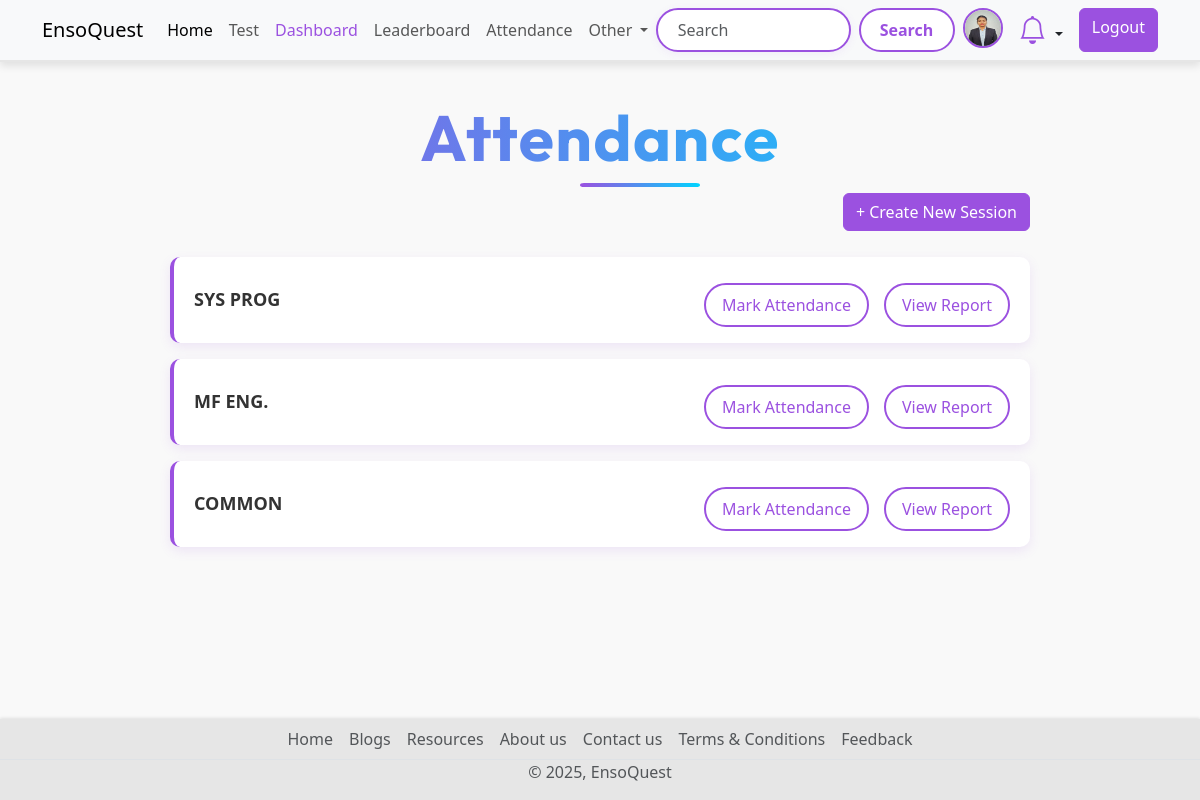
Page /attendance/sessions/ (signed in) on the committed database.
### account/models.py (models this page shows, shortened)
class Profile(models.Model):
    user = models.OneToOneField(User,on_delete=models.CASCADE, null=True,verbose_name='User Object')
    position = models.CharField(max_length=100,blank=True,null=True)
    bio = models.TextField(blank=True,null=True)
    profile_img = models.ImageField(upload_to='profile_image', default='user.png',blank=True,null=True,verbose_name= 'Profile Pic')

### attendance/models.py (models this page shows, shortened)
class Session(models.Model):
    name = models.CharField(max_length=200)
    description = models.TextField(blank=True, null=True)
    date_created = models.DateTimeField(auto_now_add=True)
    trainees = models.ManyToManyField(User, related_name='sessions')

### attendance/views.py (the view)
# urls.py: path('sessions/', views.session_list, name='session_list'),
@login_required
@user_passes_test(is_admin)
def session_list(request):
    sessions = Session.objects.all()
    return render(request, 'session_list.html', {'sessions': sessions})

### attendance/views.py (called while the page is built)
def is_admin(user):
    return user.is_staff  # Or your own logic for admin

### base/context_processors.py (called while the page is built)
def notification_count(request):
    if request.user.is_authenticated:
        unread_count = Notification.objects.filter(user=request.user, is_read=False).count()
        return {'unread_notification_count': unread_count}
    return {}

### Templates/session_list.html
{% extends "index.html" %}
{% load static %}
{% block content %}
<link rel="stylesheet" href="{% static 'css/session_list.css' %}">
<div class="sessions-container">
    <h2 class="title">Attendance</h2>
    {% if user.is_staff %}
        <div class="mb-3 text-end">
        <a href="{% url 'attendance:create_session' %}" class="btn btn-primary">+ Create New Session</a>
        </div>
    {% endif %}
    <div class="session-cards">
        {% for session in sessions %}
            <div class="session-card">
                <span class="session-name">{{ session.name }}</span>
                <div class="session-actions">
                    {% if user.is_staff %}
                        <a href="{% url 'attendance:mark_attendance' session.id %}">Mark Attendance</a>
                        <a href="{% url 'attendance:attendance_report_session' session.id %}">View Report</a>
                    {% else %}
                        <a href="{% url 'attendance:attendance_report_session' session.id %}">View Report</a>
                    {% endif %}
                </div>
            </div>
        {% empty %}
            <p class="no-sessions">No sessions available.</p>
        {% endfor %}
    </div>
</div>
{% endblock %}

### Templates/components/navbar.html (shortened to what this page needs)
<nav class="navbar navbar-expand-lg bg-body-tertiary d-none d-lg-block">
  <div class="container">
    <a class="navbar-brand" href="{% url 'home' %}">EnsoQuest</a>
    <div class="collapse navbar-collapse" id="navbarSupportedContent">
      <ul class="navbar-nav me-auto mb-2 mb-lg-0">
        <li class="nav-item">
          <a class="nav-link active" aria-current="page" href="{% url 'home' %}">Home</a>
        </li>
        <li class="nav-item">
          <a class="nav-link" href="{% url 'all_quiz' %}">Test</a>
        </li>
        {% if request.user.is_superuser %}
          <li class="nav-item">
            <a class="nav-link" href="{% url 'dashboard' %}" style="color: #9b51e0 !important;">Dashboard</a>
          </li>
        {% endif %}
        <li class="nav-item">
          <a class="nav-link" href="{% url 'leaderboard' %}">Leaderboard</a>
        </li>
        {% if request.user.is_authenticated %}
          {% if request.user.is_superuser %}
            <li class="nav-item">
              <a class="nav-link" href="{% url 'attendance:session_list' %}">Attendance</a>
            </li>
          {% else %}
            <li class="nav-item">
              <a class="nav-link" href="{% url 'attendance:student_attendance_report' %}">Attendance</a>
            </li>
          {% endif %}
        {% endif %}
        <li class="nav-item dropdown">
          <a class="nav-link dropdown-toggle" href="#" role="button" data-bs-toggle="dropdown" aria-expanded="false">
            Other
          </a>
        </li>
      </ul>
      <form class="d-flex" role="search" action="{% url 'search_users' %}">
        <input class="form-control me-2" type="search" name="q" placeholder="Search" aria-label="Search">
        <button class="btn btn-search" type="submit">Search</button>
        {% if request.user.is_authenticated %}
          <a href="{% url 'profile' request.user.username %}" data-bs-toggle="tooltip" data-bs-placement="bottom" data-bs-title="{{ request.user.username }}" class="mx-2">
            <img src="{{ request.user.profile.profile_img.url }}" class="rounded-circle profile-img-purple" width="40" height="40" alt="profile_img">
          </a>
          <li class="nav-item dropdown list-unstyled mx-2">
            <a class="nav-link dropdown-toggle position-relative" href="#" id="notificationDropdown" data-bs-toggle="dropdown" role="button" aria-expanded="false">
              <i class="bi bi-bell fs-3 bell-purple"></i>
            </a>
          </li>
          <a href="{% url 'logout' %}" class="btn btn-log ms-2">Logout</a>
        {% else %}
          <a href="{% url 'login' %}" class="btn btn-log ms-2">Login</a>
        {% endif %}
      </form>
    </div>
  </div>
</nav>

### static/css/style.css (style rules this page uses)
.title { font-family: 'Outfit', sans-serif; font-size: clamp(2.5rem, 6vw, 4rem); font-weight: 700; background: linear-gradient(90deg, #9b51e0, #00d4ff); -webkit-background-clip: text; background-clip: text; -webkit-text-fill-color: transparent; color: transparent; opacity: 0; animation: fadeInTitle 1.3s ease-in-out forwards; margin: 2rem 0 1rem; line-height: 1.2; text-align: center; letter-spacing: 1.5px; position: relative; }
.title::after { content: ""; position: absolute; left: 50%; transform: translateX(-50%); bottom: -10px; width: 60px; height: 4px; background: linear-gradient(to right, #9b51e0, #00d4ff); border-radius: 999px; opacity: 0; animation: fadeInLine 1.5s ease-in-out forwards 0.8s; margin: 0 10px; }
body { background-color: #f9f9f9; font-family: 'Segoe UI', Tahoma, Geneva, Verdana, sans-serif; padding-top: 60px; padding-bottom: 50px; margin: 0; }
nav.navbar { position: fixed; top: 0; left: 0; right: 0; width: 100%; background-color: rgba(249, 249, 249, 0.8); box-shadow: 0 4px 8px rgba(0, 0, 0, 0.1); border-bottom: 2px solid #e6e6e6; z-index: 9999; }
.form-control[type="search"] { border: 2px solid #9b51e0; border-radius: 999px; padding: 0.5rem 1.2rem; transition: all 0.3s ease; box-shadow: 0 2px 8px rgba(155, 81, 224, 0.08); }
.navbar .btn-search { background-color: #fff; color: #9b51e0; border: 2px solid #9b51e0; border-radius: 999px; padding: 0.4rem 1.2rem; font-weight: 600; transition: all 0.3s ease; }
.navbar .btn-log, .form-inline .btn-log { background-color: #9b51e0; background: #9b51e0; border-color: #9b51e0; color: white; font-weight: 500; }
.bell-purple { color: #9b51e0 !important; }
.profile-img-purple { border: 2px solid #9b51e0; border-radius: 50%; }

### static/css/session_list.css (style rules this page uses)
body { background-color: #f9f9f9; font-family: 'Segoe UI', Tahoma, Geneva, Verdana, sans-serif; }
.title::after { content: ""; position: absolute; left: 50%; transform: translateX(-50%); bottom: -10px; width: 60px; height: 4px; background: linear-gradient(to right, #9b51e0, #00d4ff); border-radius: 999px; opacity: 0; animation: fadeInLine 1.5s ease-in-out forwards 0.8s; margin: 0 10px; }
.sessions-container { max-width: 900px; margin: 40px auto; padding: 0 20px; }
.session-cards { display: flex; flex-direction: column; gap: 16px; }
.session-card { background: #ffffff; padding: 16px 20px; border-radius: 10px; box-shadow: 0 4px 12px rgba(155, 81, 224, 0.12); display: flex; justify-content: space-between; align-items: center; flex-wrap: wrap; border-left: 4px solid #9b51e0; }
.session-name { font-size: 18px; font-weight: 600; color: #333; }
.session-actions { display: flex; gap: 15px; margin-top: 10px; flex-wrap: wrap; }
.session-actions a { text-decoration: none; color: #9b51e0; background-color: #fff; font-weight: 500; border: 2px solid #9b51e0; padding: 8px 16px; border-radius: 9999px; transition: all 0.3s ease; display: inline-block; }
.sessions-container .btn-primary { background-color: #9b51e0; border-color: #9b51e0; margin-bottom: 10px; }

### rows in the picture
Session: name "SYS PROG"
Session: name "MF ENG."
Session: name "COMMON"
